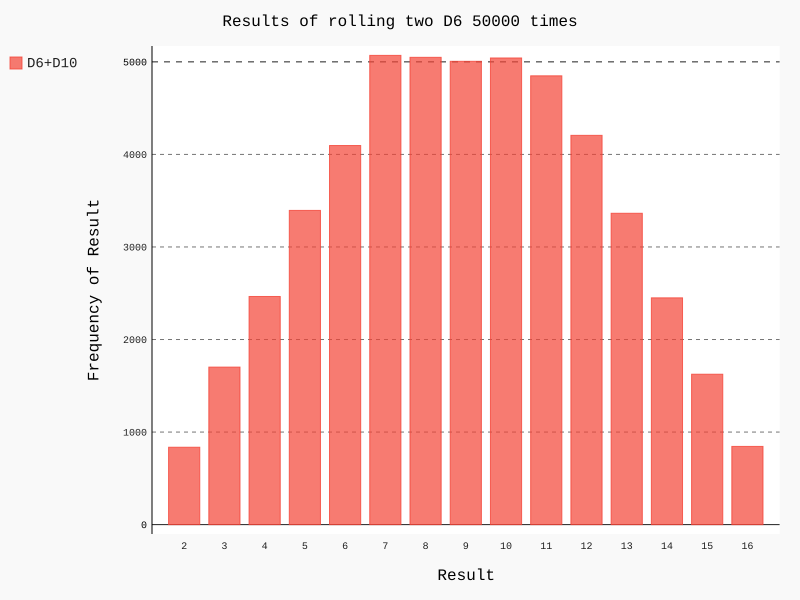

This figure's Python source:
from die import Die
import pygal

# 创建2个6面骰子
die_1 = Die()
die_2 = Die(10)
# 掷骰子，将结果放在列表中
results = []
for roll_num in range(50000):
	result = die_1.roll() + die_2.roll()
	results.append(result)

# 分析结果
frequencies = []
max_result = die_1.num_sides + die_2.num_sides

for value in range(2, max_result + 1):
	frequency = results.count(value)
	frequencies.append(frequency)

# 可视化
hist = pygal.Bar()

hist.title = "Results of rolling two D6 50000 times"
hist.x_labels = ['2', '3', '4', '5', '6', '7', '8', '9', '10', '11', '12', '13', '14', '15', '16']
hist.x_title = "Result"
hist.y_title = "Frequency of Result"

hist.add("D6+D10", frequencies)
hist.render_to_file('die_visual.svg')
